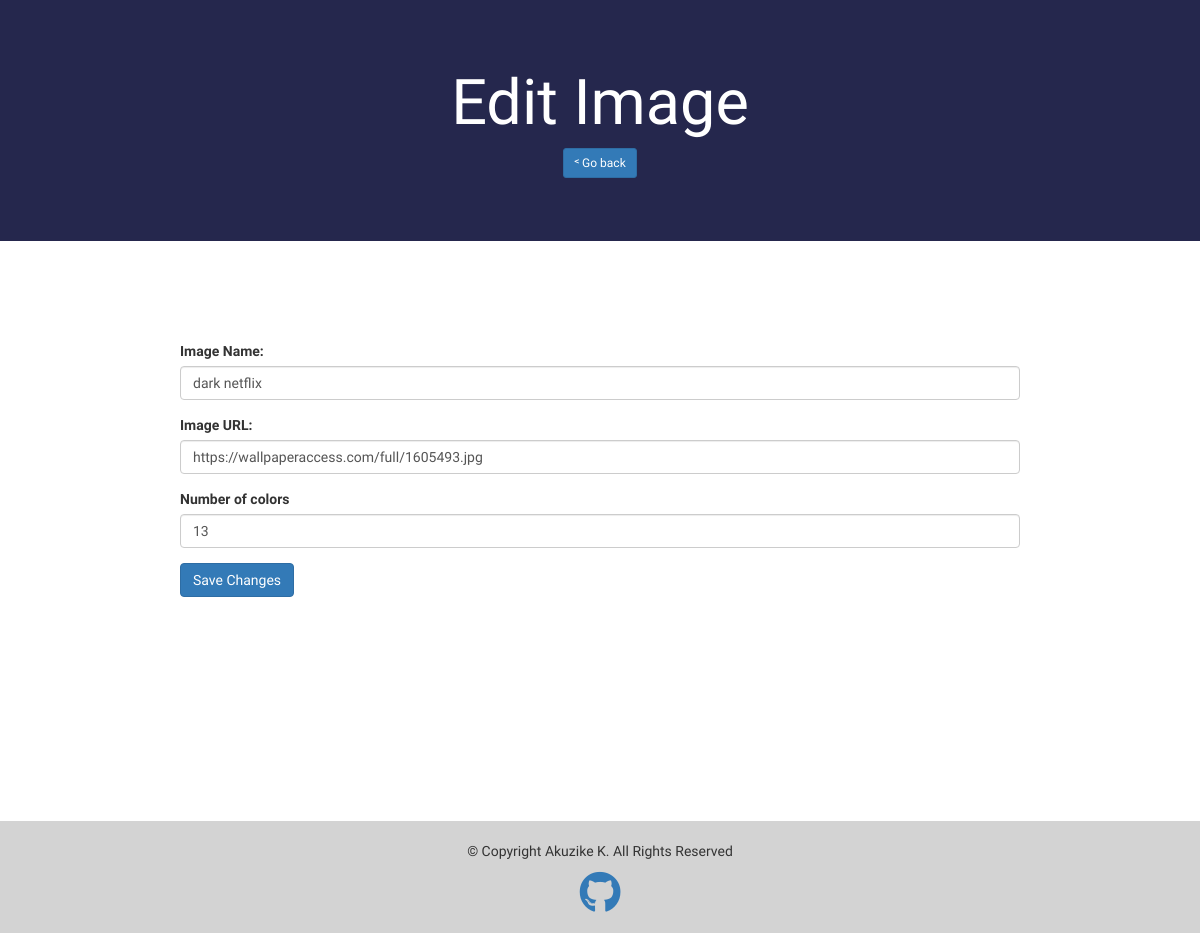
The page /edit?id=1 on the database as committed earlier.
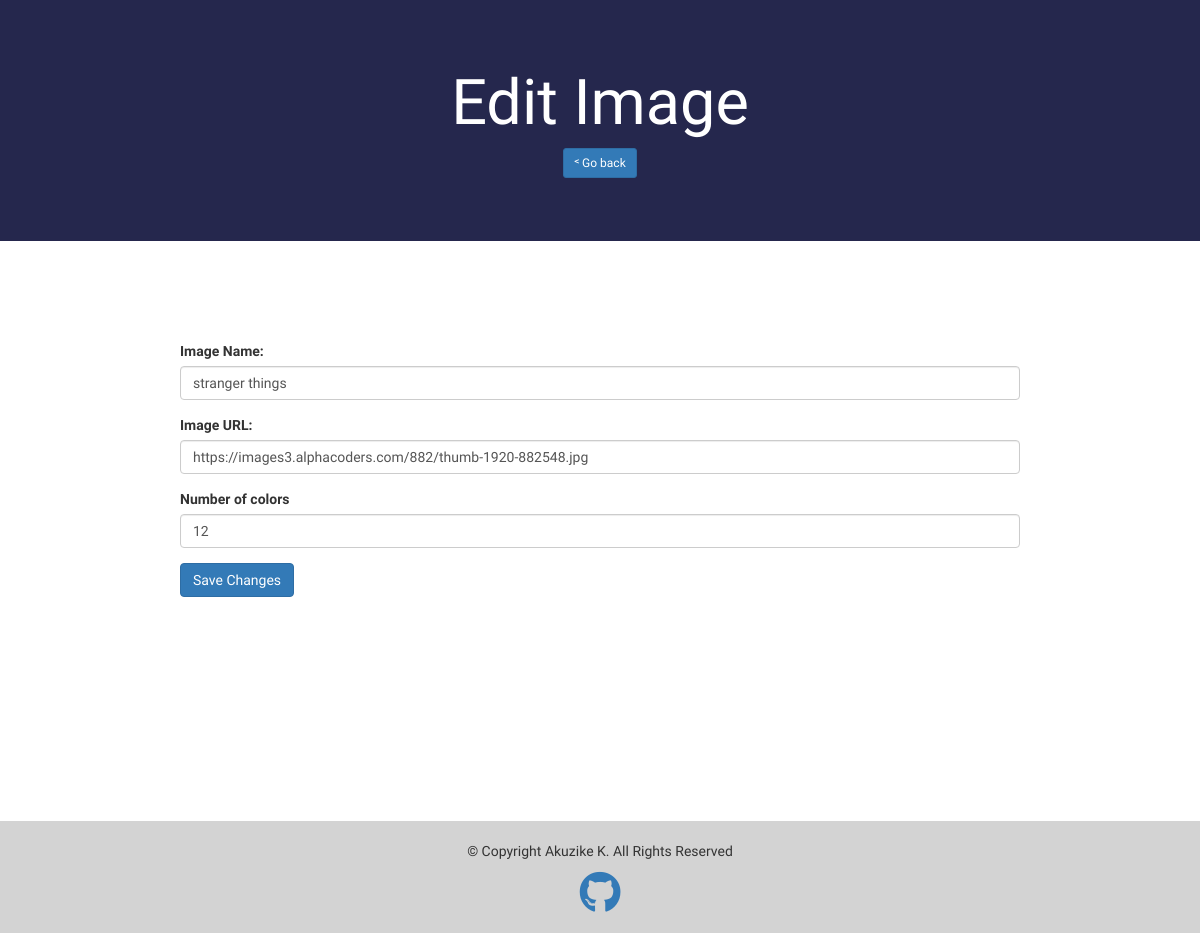
The same page on the database as committed later.
### main.py (models this page shows)
class Image(db.Model, Base):
    __tablename__ = 'image'
    id = db.Column(db.Integer, primary_key=True)
    name = db.Column(db.String(100), nullable=False)
    img_url = db.Column(db.String(150), nullable=False)
    colors = relationship('Colors', back_populates='image')

### main.py (the view, shortened to what this page needs)
@app.route("/edit", methods=["GET", "POST"])
def edit_image():
    id = request.args.get('id')
    image_to_edit = Image.query.get(id)
    num_colors = len(Colors.query.filter_by(image_id=id).all())
    edit_form = EditForm(name=image_to_edit.name,
                          img_url=image_to_edit.img_url,
                          num_colors=num_colors)
    return render_template("edit.html", form=edit_form)

### forms.py
class EditForm(FlaskForm):
    name = StringField('Image Name:', validators=[DataRequired()])
    img_url = StringField('Image URL:', validators=[DataRequired(), URL(message="Invalid URL")])
    num_colors = IntegerField('Number of colors', validators=[DataRequired(), NumberRange(min=1, max=25, message="Number of colors must be between 1 and 25")])
    submit = SubmitField("Save Changes")

### templates/edit.html
{% include 'header.html' %}
{% import 'bootstrap/wtf.html' as wtf %}
{% block content %}
    <div class="jumbotron">
        <h1 class="display-4">Edit Image</h1>
        <p class="lead">
            <a class="btn btn-primary btn-sm" href="{{ url_for('home') }}" role="button">˂ Go back</a>
        </p>
    </div>
    <div class="image-form">
        {{ wtf.quick_form(form, novalidate=True, button_map={'submit':'primary'}) }}
    </div>
{% endblock %}
{% include 'footer.html' %}

### templates/header.html (shortened to what this page needs)
{% extends 'bootstrap/base.html' %}
{% block styles %}
    {{ super() }}
    <link rel="stylesheet" href="{{ url_for('static', filename='css/styles.css') }}">
{% endblock %}

### templates/footer.html (shortened to what this page needs)
{% extends 'bootstrap/base.html' %}
{% block styles %}
    {{super()}}
    <link rel="stylesheet" href="{{ url_for('static', filename='css/styles.css') }}">
    <link rel="stylesheet" href="https://use.fontawesome.com/releases/v5.15.3/css/all.css"
>
{% endblock %}
{% block content %}
    <footer class="footer">
        <p>© Copyright Akuzike K. All Rights Reserved</p>
        <a href="https://github.com/Zike01" , target="_blank"><i class="fab fa-github fa-3x"></i></a>
    </footer>
{% endblock %}

### static/css/styles.css (style rules this page uses)
body { font-family: 'Otomanopee One', sans-serif; }
.jumbotron { text-align: center; color:white; background-color: #25274D }
.image-form { width: 70%; margin: 100px auto 0; }
.image-form, .container { min-height: 60vh; }
.footer { text-align: center; background-color: lightgray; padding: 20px 0; }

Rows that differ between the two databases and show on the page:
changed Image: name "dark netflix" → "stranger things"; img_url "https://wallpaperaccess.com/full/1605493.jpg" → "https://images3.alphacoders.com/882/thumb-1920-882548.jpg"
Other text that changed with them:
form field num_colors: "13" → "12"
